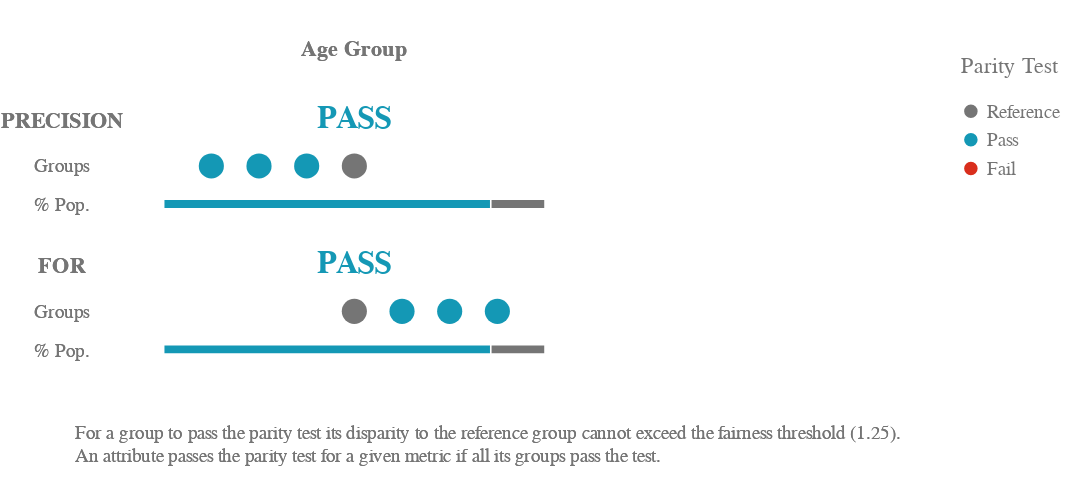

Source (notebook cell):
### Code cell
# baseline value always passes
ap.summary(bdf, metrics, fairness_threshold = disparity_tolerance)

### Figure 1 — Vega-Lite specification as saved in the notebook (floating-point values rounded to 4 significant figures)
{"config": {"view": {"continuousWidth": 400, "continuousHeight": 300, "strokeWidth": 0}, "legend": {"labelColor": "rgb(117,117,117)", "labelFont": "Arial", "labelFontSize": 12, "titleColor": "rgb(117,117,117)", "titleFont": "Arial", "titleFontSize": 14, "titleFontWeight": "normal", "titlePadding": 15}}, "vconcat": [{"hconcat": [{"vconcat": [{"mark": {"type": "text", "align": "center", "baseline": "middle", "color": "rgb(117,117,117)", "font": "Arial", "fontWeight": "bold", "size": 14}, "encoding": {"text": {"value": ""}}, "height": 32.25, "width": 32.0}, {"layer": [{"mark": {"type": "text", "align": "center", "baseline": "middle", "color": "rgb(117,117,117)", "font": "Arial", "fontWeight": "bold", "size": 14}, "encoding": {"text": {"value": "PRECISION"}, "y": {"type": "quantitative", "axis": {"domain": false, "grid": false, "labels": false, "ticks": false, "title": " "}, "field": "y_position", "scale": {"domain": [3, 1]}}}, "transform": [{"calculate": "1.2", "as": "y_position"}]}, {"mark": {"type": "text", "align": "center", "baseline": "middle", "color": "rgb(117,117,117)", "font": "Arial", "size": 12}, "encoding": {"text": {"value": "Groups"}, "y": {"type": "quantitative", "axis": {"domain": false, "grid": false, "labels": false, "ticks": false, "title": " "}, "field": "y_position", "scale": {"domain": [3, 1]}}}, "transform": [{"calculate": "2", "as": "y_position"}]}, {"mark": {"type": "text", "align": "center", "baseline": "middle", "color": "rgb(117,117,117)", "font": "Arial", "size": 12}, "encoding": {"text": {"value": "% Pop."}, "y": {"type": "quantitative", "axis": {"domain": false, "grid": false, "labels": false, "ticks": false, "title": " "}, "field": "y_position", "scale": {"domain": [3, 1]}}}, "transform": [{"calculate": "2.7", "as": "y_position"}]}], "height": 69.88, "width": 32.0}, {"layer": [{"mark": {"type": "text", "align": "center", "baseline": "middle", "color": "rgb(117,117,117)", "font": "Arial", "fontWeight": "bold", "size": 14}, "encoding": {"text": {"value": "FOR"}, "y": {"type": "quantitative", "axis": {"domain": false, "grid": false, "labels": false, "ticks": false, "title": " "}, "field": "y_position", "scale": {"domain": [3, 1]}}}, "transform": [{"calculate": "1.2", "as": "y_position"}]}, {"mark": {"type": "text", "align": "center", "baseline": "middle", "color": "rgb(117,117,117)", "font": "Arial", "size": 12}, "encoding": {"text": {"value": "Groups"}, "y": {"type": "quantitative", "axis": {"domain": false, "grid": false, "labels": false, "ticks": false, "title": " "}, "field": "y_position", "scale": {"domain": [3, 1]}}}, "transform": [{"calculate": "2", "as": "y_position"}]}, {"mark": {"type": "text", "align": "center", "baseline": "middle", "color": "rgb(117,117,117)", "font": "Arial", "size": 12}, "encoding": {"text": {"value": "% Pop."}, "y": {"type": "quantitative", "axis": {"domain": false, "grid": false, "labels": false, "ticks": false, "title": " "}, "field": "y_position", "scale": {"domain": [3, 1]}}}, "transform": [{"calculate": "2.7", "as": "y_position"}]}], "height": 69.88, "width": 32.0}], "bounds": "flush", "data": {"name": "data-79dd248bdaa0ea02c535240e8ad022c8"}, "spacing": 21.5}, {"hconcat": [{"vconcat": [{"data": {"name": "data-79dd248bdaa0ea02c535240e8ad022c8"}, "mark": {"type": "text", "align": "center", "baseline": "middle", "color": "rgb(117,117,117)", "font": "Arial", "fontWeight": "bold", "size": 14}, "encoding": {"text": {"value": "Age Group"}}, "height": 32.25, "width": 240.0}, {"layer": [{"data": {"name": "data-126d4ae515fac080ab56453e43289c66"}, "mark": {"type": "text", "align": "center", "baseline": "middle", "font": "Arial", "fontWeight": "bold", "size": 20}, "encoding": {"color": {"type": "ordinal", "field": "parity_result", "legend": {"title": ""}, "scale": {"domain": ["Reference", "Pass", "Fail"], "range": ["rgb(117,117,117)", "rgb(20, 152, 181)", "rgb(217, 46, 28)"]}}, "text": {"value": "PASS"}, "y": {"type": "quantitative", "axis": {"domain": false, "grid": false, "labels": false, "ticks": false, "title": " "}, "field": "y_position", "scale": {"domain": [3, 1]}}}, "transform": [{"calculate": "1", "as": "y_position"}]}, {"data": {"name": "data-686bbbad91876948033aa8938c4cdc55"}, "mark": {"type": "bar", "size": 6, "stroke": "white"}, "encoding": {"color": {"type": "ordinal", "field": "precision_parity_result", "legend": {"padding": 20, "title": "Parity Test"}, "scale": {"domain": ["Reference", "Pass", "Fail"], "range": ["rgb(117,117,117)", "rgb(20, 152, 181)", "rgb(217, 46, 28)"]}}, "tooltip": [{"type": "nominal", "field": "precision_parity_result", "title": "Parity"}, {"type": "nominal", "field": "tooltip_group_size", "title": "Size"}, {"type": "nominal", "field": "tooltip_groups_name_size", "title": "Groups"}], "x": {"type": "quantitative", "aggregate": "sum", "axis": {"domain": false, "grid": false, "labels": false, "ticks": false, "title": " "}, "field": "group_size", "stack": "normalize"}, "y": {"type": "quantitative", "axis": {"domain": false, "grid": false, "labels": false, "ticks": false, "title": " "}, "field": "y_position", "scale": {"domain": [3, 1]}}}, "transform": [{"calculate": "2.8", "as": "y_position"}]}, {"data": {"name": "data-dca1ee1406bc67339186e4a96b691c83"}, "mark": {"type": "circle", "opacity": 1}, "encoding": {"color": {"type": "ordinal", "field": "precision_parity_result", "legend": {"title": ""}, "scale": {"domain": ["Reference", "Pass", "Fail"], "range": ["rgb(117,117,117)", "rgb(20, 152, 181)", "rgb(217, 46, 28)"]}}, "size": {"value": 250}, "tooltip": [{"type": "nominal", "field": "attribute_value", "title": "Group"}, {"type": "nominal", "field": "tooltip_group_size", "title": "Group Size"}, {"type": "nominal", "field": "tooltip_parity_test_explanation_precision", "title": "Parity Test"}, {"type": "nominal", "field": "tooltip_disparity_explanation_precision", "title": "Disparity"}, {"type": "quantitative", "field": "precision", "format": ".2f", "title": "PRECISION"}], "x": {"type": "quantitative", "axis": {"domain": false, "grid": false, "labels": false, "ticks": false, "title": " "}, "field": "precision_disparity_rank", "scale": {"domain": [-4, 4], "nice": false}}, "y": {"type": "quantitative", "axis": {"domain": false, "grid": false, "labels": false, "ticks": false, "title": " "}, "field": "y_position", "scale": {"domain": [3, 1]}}}, "transform": [{"calculate": "2", "as": "y_position"}]}], "height": 69.88, "resolve": {"scale": {"x": "independent"}}, "width": 240.0}, {"layer": [{"data": {"name": "data-126d4ae515fac080ab56453e43289c66"}, "mark": {"type": "text", "align": "center", "baseline": "middle", "font": "Arial", "fontWeight": "bold", "size": 20}, "encoding": {"color": {"type": "ordinal", "field": "parity_result", "legend": {"title": ""}, "scale": {"domain": ["Reference", "Pass", "Fail"], "range": ["rgb(117,117,117)", "rgb(20, 152, 181)", "rgb(217, 46, 28)"]}}, "text": {"value": "PASS"}, "y": {"type": "quantitative", "axis": {"domain": false, "grid": false, "labels": false, "ticks": false, "title": " "}, "field": "y_position", "scale": {"domain": [3, 1]}}}, "transform": [{"calculate": "1", "as": "y_position"}]}, {"data": {"name": "data-6564f55cf2bfc046d95348a2ba91fa16"}, "mark": {"type": "bar", "size": 6, "stroke": "white"}, "encoding": {"color": {"type": "ordinal", "field": "for_parity_result", "legend": {"padding": 20, "title": "Parity Test"}, "scale": {"domain": ["Reference", "Pass", "Fail"], "range": ["rgb(117,117,117)", "rgb(20, 152, 181)", "rgb(217, 46, 28)"]}}, "tooltip": [{"type": "nominal", "field": "for_parity_result", "title": "Parity"}, {"type": "nominal", "field": "tooltip_group_size", "title": "Size"}, {"type": "nominal", "field": "tooltip_groups_name_size", "title": "Groups"}], "x": {"type": "quantitative", "aggregate": "sum", "axis": {"domain": false, "grid": false, "labels": false, "ticks": false, "title": " "}, "field": "group_size", "stack": "normalize"}, "y": {"type": "quantitative", "axis": {"domain": false, "grid": false, "labels": false, "ticks": false, "title": " "}, "field": "y_position", "scale": {"domain": [3, 1]}}}, "transform": [{"calculate": "2.8", "as": "y_position"}]}, {"data": {"name": "data-dca1ee1406bc67339186e4a96b691c83"}, "mark": {"type": "circle", "opacity": 1}, "encoding": {"color": {"type": "ordinal", "field": "for_parity_result", "legend": {"title": ""}, "scale": {"domain": ["Reference", "Pass", "Fail"], "range": ["rgb(117,117,117)", "rgb(20, 152, 181)", "rgb(217, 46, 28)"]}}, "size": {"value": 250}, "tooltip": [{"type": "nominal", "field": "attribute_value", "title": "Group"}, {"type": "nominal", "field": "tooltip_group_size", "title": "Group Size"}, {"type": "nominal", "field": "tooltip_parity_test_explanation_for", "title": "Parity Test"}, {"type": "nominal", "field": "tooltip_disparity_explanation_for", "title": "Disparity"}, {"type": "quantitative", "field": "for", "format": ".2f", "title": "FOR"}], "x": {"type": "quantitative", "axis": {"domain": false, "grid": false, "labels": false, "ticks": false, "title": " "}, "field": "for_disparity_rank", "scale": {"domain": [-4, 4], "nice": false}}, "y": {"type": "quantitative", "axis": {"domain": false, "grid": false, "labels": false, "ticks": false, "title": " "}, "field": "y_position", "scale": {"domain": [3, 1]}}}, "transform": [{"calculate": "2", "as": "y_position"}]}], "height": 69.88, "resolve": {"scale": {"x": "independent"}}, "width": 240.0}], "bounds": "flush", "spacing": 21.5}], "bounds": "flush", "spacing": 288.0}], "bounds": "flush", "spacing": 80.0}, {"layer": [{"mark": {"type": "text", "align": "left", "baseline": "top", "fill": "rgb(117,117,117)", "font": "Arial", "fontSize": 12, "fontWeight": "normal"}, "encoding": {"text": {"value": "For a group to pass the parity test its disparity to the reference group cannot exceed the fairness threshold (1.25)."}, "x": {"value": 24.0}, "y": {"value": 0}}}, {"mark": {"type": "text", "align": "left", "baseline": "top", "fill": "rgb(117,117,117)", "font": "Arial", "fontSize": 12, "fontWeight": "normal"}, "encoding": {"text": {"value": "An attribute passes the parity test for a given metric if all its groups pass the test."}, "x": {"value": 24.0}, "y": {"value": 15.0}}}], "data": {"name": "data-79dd248bdaa0ea02c535240e8ad022c8"}}], "padding": {"top": 15, "bottom": 10}, "$schema": "https://vega.github.io/schema/vega-lite/v4.8.1.json", "datasets": {"data-79dd248bdaa0ea02c535240e8ad022c8": [{"a": 1, "b": 0}, {"a": 1, "b": 0}], "data-126d4ae515fac080ab56453e43289c66": [{"parity_result": "Pass"}], "data-686bbbad91876948033aa8938c4cdc55": [{"precision_parity_result": "Pass", "attribute_name": "Age Group", "total_entities": 4000, "group_size": 3431, "tooltip_groups_name_size": "Age 0-18 (201), Age 30-50 (1,495), Age 50-100 (1,735)", "tooltip_group_size": "3,431 (85.78%)"}, {"precision_parity_result": "Reference", "attribute_name": "Age Group", "total_entities": 4000, "group_size": 569, "tooltip_groups_name_size": "Age 18-30 (569)", "tooltip_group_size": "569 (14.22%)"}], "data-dca1ee1406bc67339186e4a96b691c83": [{"attribute_name": "Age Group", "attribute_value": "Age 0-18", "group_size": 201, "total_entities": 4000, "ref_group_value": "Age 18-30", "precision": 0.6187, "for": 0.3871, "precision_disparity": 0.8416, "for_disparity": 1.014, "precision_disparity_scaled": -0.1882, "precision_parity_result": "Pass", "tooltip_parity_test_explanation_precision": "Pass. Below fairness threshold of 1.25", "tooltip_disparity_explanation_precision": "1.19 times smaller PRECISION than the reference group", "tooltip_group_size": "201 (5.03%)", "precision_disparity_rank": -3.0, "group_size_formatted": "201", "tooltip_groups_name_size": "Age 0-18 (201)", "for_disparity_scaled": 0.01382, "for_parity_result": "Pass", "tooltip_parity_test_explanation_for": "Pass. Below fairness threshold of 1.25", "tooltip_disparity_explanation_for": "1.01 times larger FOR than the reference group", "for_disparity_rank": 3.0}, {"attribute_name": "Age Group", "attribute_value": "Age 18-30", "group_size": 569, "total_entities": 4000, "ref_group_value": "Age 18-30", "precision": 0.7351, "for": 0.3818, "precision_disparity": 1.0, "for_disparity": 1.0, "precision_disparity_scaled": 0.0, "precision_parity_result": "Reference", "tooltip_parity_test_explanation_precision": "Reference group", "tooltip_disparity_explanation_precision": "Reference group", "tooltip_group_size": "569 (14.22%)", "precision_disparity_rank": 0.0, "group_size_formatted": "569", "tooltip_groups_name_size": "Age 18-30 (569)", "for_disparity_scaled": 0.0, "for_parity_result": "Reference", "tooltip_parity_test_explanation_for": "Reference group", "tooltip_disparity_explanation_for": "Reference group", "for_disparity_rank": 0.0}, {"attribute_name": "Age Group", "attribute_value": "Age 30-50", "group_size": 1495, "total_entities": 4000, "ref_group_value": "Age 18-30", "precision": 0.6993, "for": 0.3846, "precision_disparity": 0.9512, "for_disparity": 1.007, "precision_disparity_scaled": -0.05126, "precision_parity_result": "Pass", "tooltip_parity_test_explanation_precision": "Pass. Below fairness threshold of 1.25", "tooltip_disparity_explanation_precision": "1.05 times smaller PRECISION than the reference group", "tooltip_group_size": "1,495 (37.38%)", "precision_disparity_rank": -1.0, "group_size_formatted": "1,495", "tooltip_groups_name_size": "Age 30-50 (1,495)", "for_disparity_scaled": 0.007326, "for_parity_result": "Pass", "tooltip_parity_test_explanation_for": "Pass. Below fairness threshold of 1.25", "tooltip_disparity_explanation_for": "1.01 times larger FOR than the reference group", "for_disparity_rank": 1.0}, {"attribute_name": "Age Group", "attribute_value": "Age 50-100", "group_size": 1735, "total_entities": 4000, "ref_group_value": "Age 18-30", "precision": 0.6358, "for": 0.3863, "precision_disparity": 0.8649, "for_disparity": 1.012, "precision_disparity_scaled": -0.1562, "precision_parity_result": "Pass", "tooltip_parity_test_explanation_precision": "Pass. Below fairness threshold of 1.25", "tooltip_disparity_explanation_precision": "1.16 times smaller PRECISION than the reference group", "tooltip_group_size": "1,735 (43.38%)", "precision_disparity_rank": -2.0, "group_size_formatted": "1,735", "tooltip_groups_name_size": "Age 50-100 (1,735)", "for_disparity_scaled": 0.01174, "for_parity_result": "Pass", "tooltip_parity_test_explanation_for": "Pass. Below fairness threshold of 1.25", "tooltip_disparity_explanation_for": "1.01 times larger FOR than the reference group", "for_disparity_rank": 2.0}], "data-6564f55cf2bfc046d95348a2ba91fa16": [{"for_parity_result": "Pass", "attribute_name": "Age Group", "total_entities": 4000, "group_size": 3431, "tooltip_groups_name_size": "Age 0-18 (201), Age 30-50 (1,495), Age 50-100 (1,735)", "tooltip_group_size": "3,431 (85.78%)"}, {"for_parity_result": "Reference", "attribute_name": "Age Group", "total_entities": 4000, "group_size": 569, "tooltip_groups_name_size": "Age 18-30 (569)", "tooltip_group_size": "569 (14.22%)"}]}}
